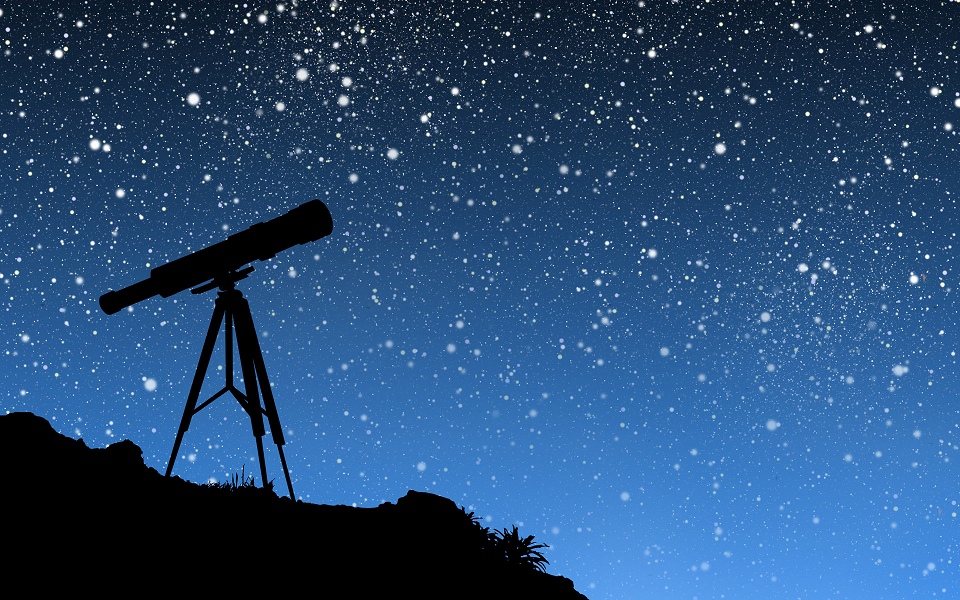
#> input picture src.png, 960 x 600 px
$ jupyter execute Untitled5.ipynb
#> lines starting #> are read from the running program, lines starting #| are printed output that depends on the picture
[cell 1]
import cv2
import math
import numpy as np
#import math
#import numpy as np
file_src = 'src.png'

[cell 2]
img = cv2.imread(file_src, 1) #入力画像の読み込み
#> img is the input picture: shape (600, 960, 3); mean B, G, R 116.5, 75.5, 38.9

dst = cv2.cvtColor(img,cv2.COLOR_BGR2HSV)
#> dst: shape (600, 960, 3); mean H, S, V 91.9, 152.7, 116.6

for i in range(dst.shape[0]):
    for j in range(dst.shape[1]):
       dst[i,j,2] = int(dst[i,j,2] * 0.5)
#> dst: shape (600, 960, 3); mean H, S, V 91.9, 152.7, 58.1

dst = cv2.cvtColor(dst,cv2.COLOR_HSV2BGR)
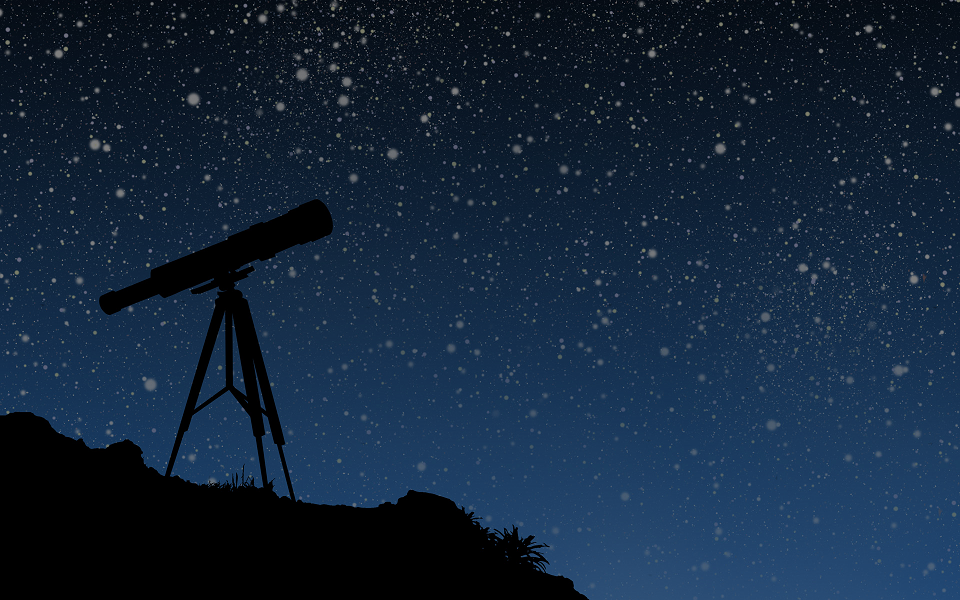
#> dst: shape (600, 960, 3); mean B, G, R 58, 37.1, 18.9

cv2.imshow('org', img) #入力画像表示
cv2.imshow('res', dst) #出力画像表示
cv2.imwrite('HSV_result.jpg',dst)
cv2.waitKey(0)
cv2.destroyAllWindows()


$ run again, with cat-mosaic.png copied over src.png
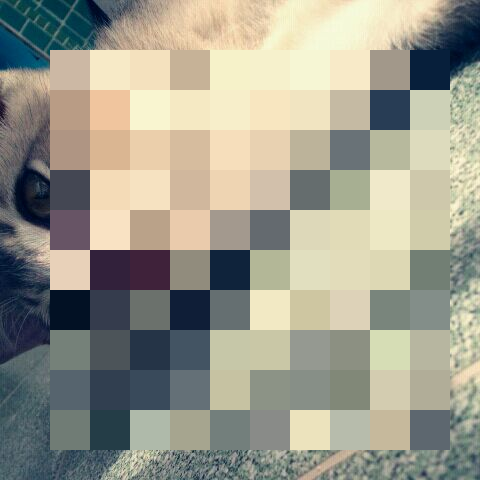
#> input picture cat-mosaic.png, 480 x 480 px
#> img is the input picture: shape (480, 480, 3); mean B, G, R 141, 155, 155.9
#> `dst = cv2.cvtColor(dst,cv2.COLOR_HSV2BGR)`:
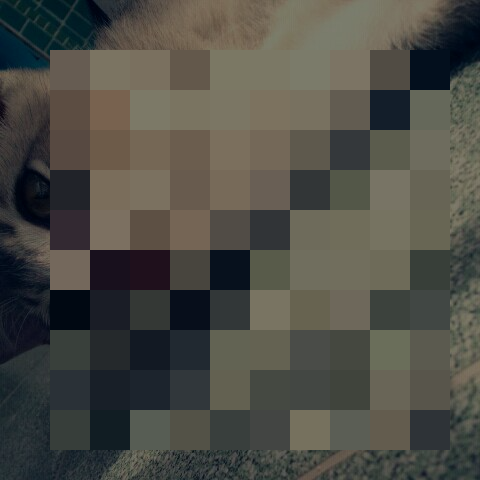
#> dst: shape (480, 480, 3); mean B, G, R 69.9, 76.9, 77.5
